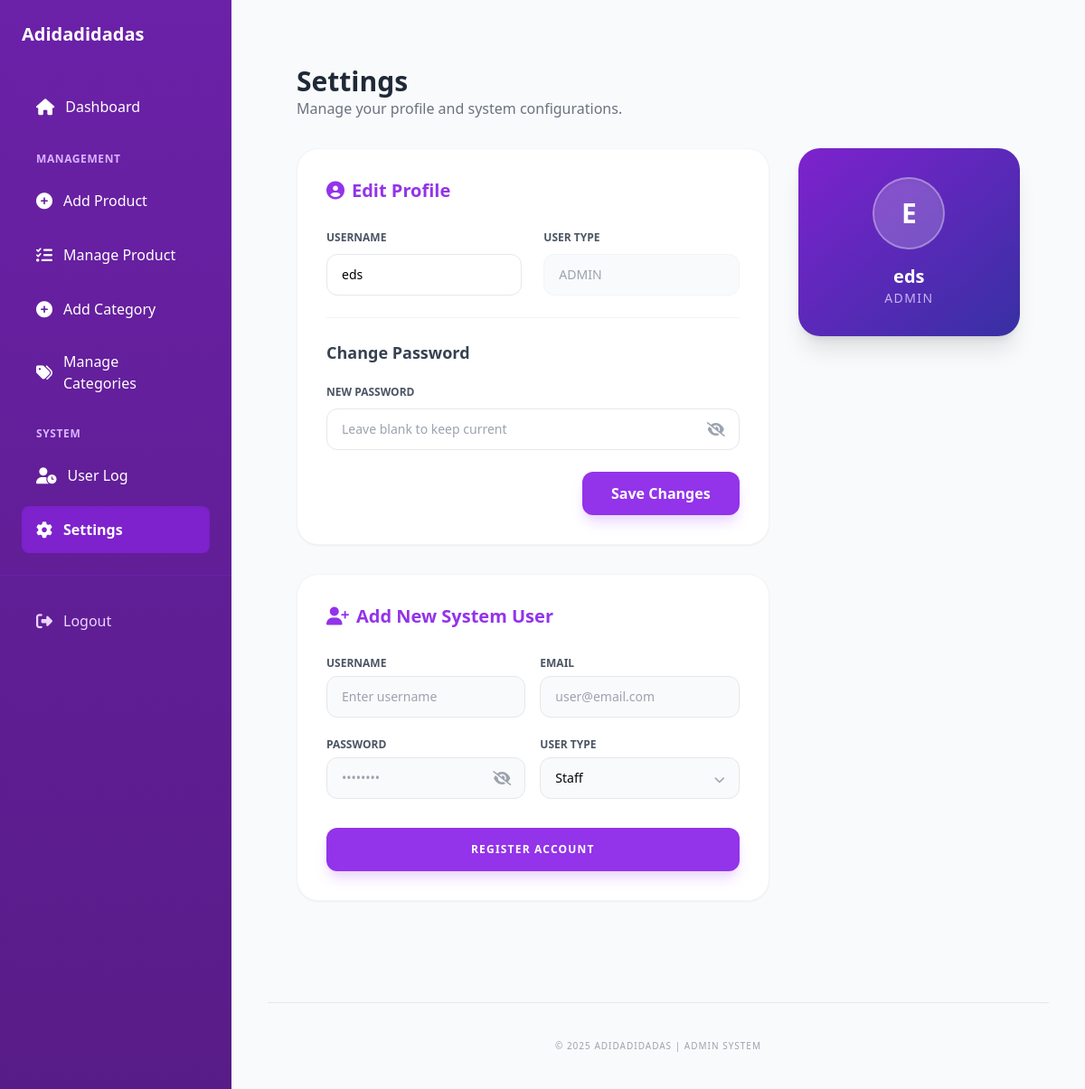
Screenshot of /dashboard.php?content=settings (signed in) with the database file from the repository.
### tables this page shows
CREATE TABLE `tbl_user` (
  `user_id` int(11) NOT NULL,
  `userName` varchar(255) NOT NULL,
  `email` varchar(250) NOT NULL,
  `userPassword` varchar(250) DEFAULT NULL,
  `userType` varchar(255) NOT NULL
);

### settings.php (the view, shortened to what this page needs)
<?php
include 'connection.php';
$user_id = $_SESSION['user_id'];
$query = "SELECT * FROM tbl_user WHERE user_id = '$user_id'";
$result = $conn->query($query);
if ($result && $result->num_rows > 0) {
    $user = $result->fetch_assoc();
} else {
    die("Error sa Database: " . $conn->error);
}
$isAdmin = (isset($_SESSION['userType']) && strtolower($_SESSION['userType']) === 'admin');
?>
<div class="p-4 md:p-8">
    <div class="mb-8">
        <h1 class="text-3xl font-bold text-gray-800">Settings</h1>
        <p class="text-gray-500">Manage your profile and system configurations.</p>
    </div>
    <div class="grid grid-cols-1 lg:grid-cols-3 gap-8">
        <div class="lg:col-span-2 space-y-8">
            <div class="bg-white rounded-3xl shadow-sm border border-gray-100 p-6 md:p-8">
                <h2 class="text-xl font-bold mb-6 flex items-center gap-2 text-purple-600">
                    <i class="fas fa-user-circle"></i> Edit Profile
                </h2>
                <form action="update_settings.php" method="POST" class="space-y-6">
                    <div class="grid grid-cols-1 md:grid-cols-2 gap-6">
                        <div class="space-y-2">
                            <label class="text-xs font-bold text-gray-600 uppercase">Username</label>
                            <input type="text" name="username" value="<?php echo htmlspecialchars($user['userName']); ?>"
                                   class="w-full px-4 py-3 rounded-xl border border-gray-200 focus:border-purple-500 focus:ring-2 focus:ring-purple-200 outline-none transition text-sm">
                        </div>
                        <div class="space-y-2">
                            <label class="text-xs font-bold text-gray-600 uppercase">User Type</label>
                            <input type="text" value="<?php echo strtoupper($user['userType']); ?>" disabled
                                   class="w-full px-4 py-3 rounded-xl border border-gray-100 bg-gray-50 text-gray-400 cursor-not-allowed text-sm">
                        </div>
                    </div>
                    <div class="border-t border-gray-100 pt-6">
                        <h3 class="text-lg font-bold mb-4 text-gray-700">Change Password</h3>
                        <div class="space-y-2">
                            <label class="text-xs font-bold text-gray-600 uppercase">New Password</label>
                            <div class="relative">
                                <input type="password" id="new_password" name="new_password" placeholder="Leave blank to keep current"
                                       class="w-full px-4 py-3 rounded-xl border border-gray-200 focus:border-purple-500 focus:ring-2 focus:ring-purple-200 outline-none transition pr-12 text-sm">
                               <button type="button" onclick="togglePass('new_password', 'eyeIconProfile')" class="absolute right-4 top-1/2 -translate-y-1/2 text-gray-400 hover:text-purple-600 focus:outline-none">
                                         <i id="eyeIconProfile" class="fas fa-eye-slash"></i> </button>
                            </div>
                        </div>
                    </div>
                    <div class="flex justify-end">
                        <button type="submit" class="bg-purple-600 text-white px-8 py-3 rounded-xl font-bold hover:bg-purple-700 transition shadow-lg shadow-purple-200">
                            Save Changes
                        </button>
                    </div>
                </form>
            </div>
            <?php if ($isAdmin): ?>
            <div class="bg-white rounded-3xl shadow-sm border border-gray-100 p-6 md:p-8">
                <h2 class="text-xl font-bold mb-6 flex items-center gap-2 text-purple-600">
                    <i class="fas fa-user-plus"></i> Add New System User
                </h2>
                <form action="add_user_process.php" method="POST" class="space-y-4">
                    <div class="grid grid-cols-1 md:grid-cols-2 gap-4">
                        <div class="space-y-1">
                            <label class="text-xs font-bold text-gray-600 uppercase">Username</label>
                            <input type="text" name="userName" required placeholder="Enter username"
                                   class="w-full px-4 py-3 rounded-xl border border-gray-200 bg-gray-50 focus:bg-white focus:ring-2 focus:ring-purple-500 outline-none transition-all text-sm">
                        </div>
                        <div class="space-y-1">
                            <label class="text-xs font-bold text-gray-600 uppercase">Email</label>
                            <input type="email" name="email" required placeholder="user@email.com"
                                   class="w-full px-4 py-3 rounded-xl border border-gray-200 bg-gray-50 focus:bg-white focus:ring-2 focus:ring-purple-500 outline-none transition-all text-sm">
                        </div>
                    </div>
                    <div class="grid grid-cols-1 md:grid-cols-2 gap-4">
                        <div class="space-y-1">
                            <label class="text-xs font-bold text-gray-600 uppercase">Password</label>
                            <div class="relative">
                                <input type="password" id="add_user_pass" name="userPassword" required placeholder="••••••••"
                                       class="w-full px-4 py-3 rounded-xl border border-gray-200 bg-gray-50 focus:bg-white focus:ring-2 focus:ring-purple-500 outline-none transition-all text-sm pr-12">
                               <button type="button" onclick="togglePass('add_user_pass', 'eyeIconAdd')" class="absolute right-4 top-1/2 -translate-y-1/2 text-gray-400 hover:text-purple-600 focus:outline-none">
                                        <i id="eyeIconAdd" class="fas fa-eye-slash"></i> </button>
                            </div>
                        </div>
                        <div class="space-y-1">
                            <label class="text-xs font-bold text-gray-600 uppercase">User Type</label>
                            <div class="relative">
                                <select name="userType" class="w-full px-4 py-3 rounded-xl border border-gray-200 bg-gray-50 focus:bg-white focus:ring-2 focus:ring-purple-500 outline-none transition-all appearance-none text-sm cursor-pointer">
                                    <option value="Staff">Staff</option>
                                </select>
                                <div class="absolute right-4 top-1/2 -translate-y-1/2 pointer-events-none text-gray-400">
                                </div>
                            </div>
                        </div>
                    </div>
                    <div class="pt-4">
                        <button type="submit" name="btn_save_user" class="w-full bg-purple-600 text-white py-4 rounded-xl font-bold uppercase tracking-widest text-xs hover:bg-purple-700 transition shadow-lg shadow-purple-200">
                            Register Account
                        </button>
                    </div>
                </form>
            </div>
            <?php endif; ?>
        </div>
        <div class="space-y-6">
            <div class="bg-gradient-to-br from-purple-700 to-indigo-800 rounded-3xl p-8 text-white shadow-xl text-center">
                <div class="flex justify-center mb-4">
                    <div class="h-20 w-20 rounded-full bg-white/20 flex items-center justify-center text-3xl font-bold border-2 border-white/30 shadow-inner">
                        <?php echo strtoupper(substr($user['userName'], 0, 1)); ?>
                    </div>
                </div>
                <h3 class="text-xl font-bold"><?php echo htmlspecialchars($user['userName']); ?></h3>
                <p class="text-purple-200 text-sm opacity-80 uppercase tracking-widest"><?php echo $user['userType']; ?></p>
            </div>
        </div>
    </div>
</div>

### dashboard.php (style rules this page uses)
body { overflow: hidden; }

### rows the page displays
tbl_user: username "eds", userType "ADMIN", userName "E", userName "eds"
